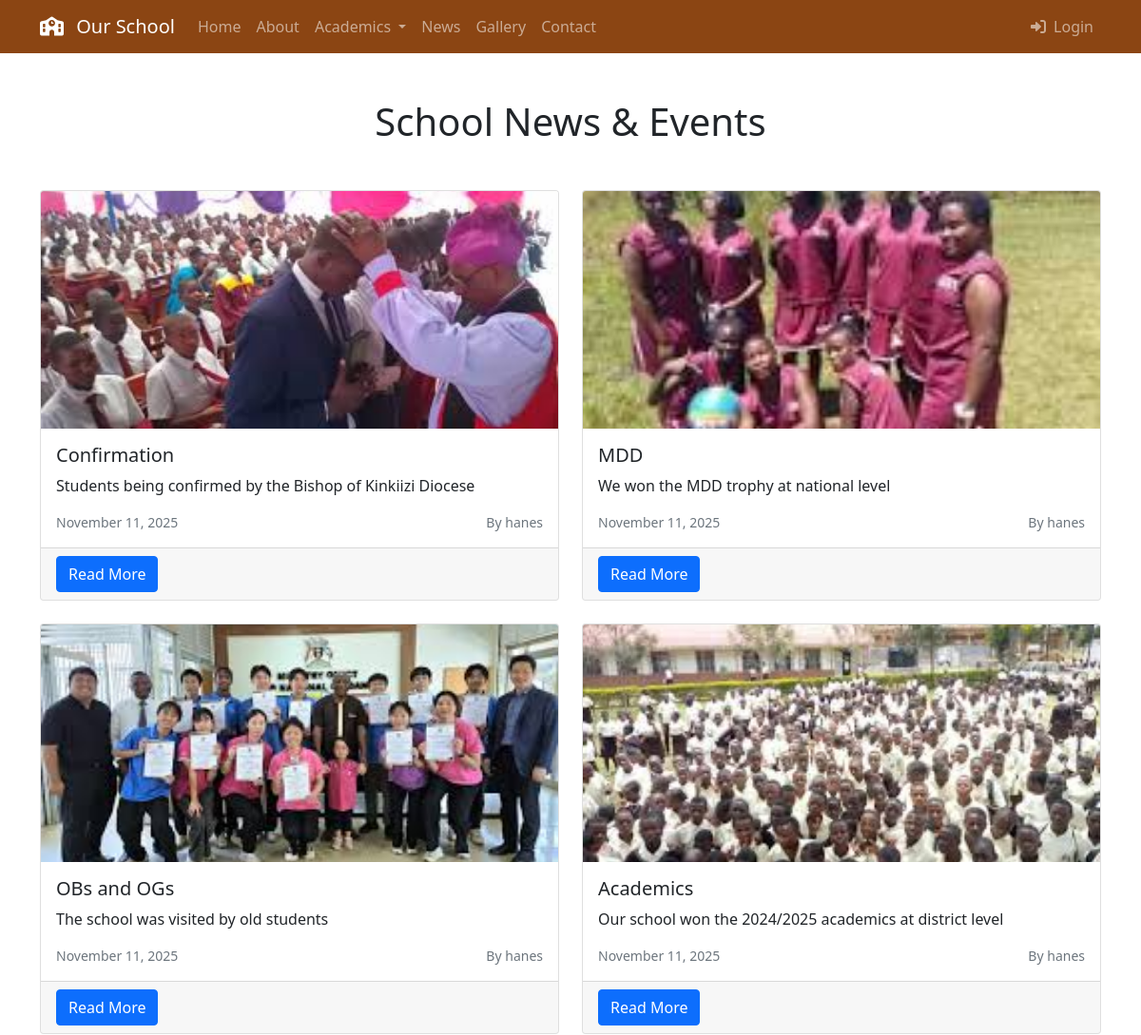
The page /news/ (upper part) on the database as committed earlier.
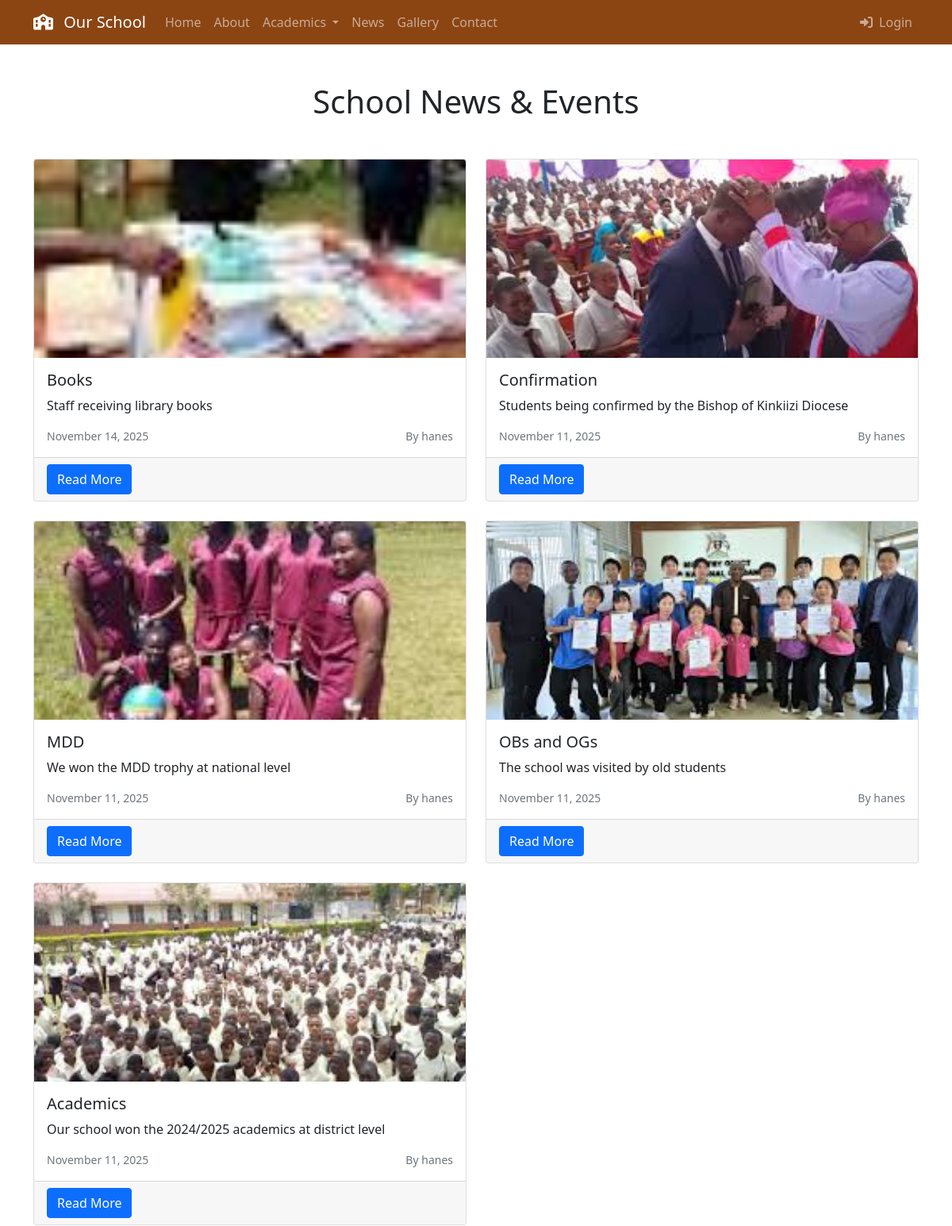
The same page on the database as committed later.
### apps/news/models.py (models this page shows, shortened)
class News(models.Model):
    title = models.CharField(max_length=200)
    content = models.TextField()
    image = models.ImageField(upload_to='news/', blank=True, null=True)
    created_at = models.DateTimeField(auto_now_add=True)
    updated_at = models.DateTimeField(auto_now=True)
    is_published = models.BooleanField(default=True)
    author = models.ForeignKey(User, on_delete=models.CASCADE)
    class Meta:
        verbose_name_plural = "News"
        ordering = ['-created_at']

### apps/news/views.py (the view)
# urls.py: path('', NewsListView.as_view(), name='news_list'),
class NewsListView(ListView):
    model = News
    template_name = 'news/list.html'
    context_object_name = 'news_list'
    paginate_by = 6
    def get_queryset(self):
        return News.objects.filter(is_published=True)

### apps/contact/context_processors.py (called while the page is built)
def site_context(request):
    return {
        'contact_info': ContactInfo.objects.first(),
        'site_settings': SiteSettings.objects.first(),
    }

### templates/news/list.html (shortened to what this page needs)
{% extends "base.html" %}
{% block content %}
<div class="container py-5">
    <h1 class="text-center mb-5">School News & Events</h1>
    <div class="row">
        {% for news in news_list %}
        <div class="col-lg-6 mb-4">
            <div class="card h-100">
                {% if news.image %}
                <img src="{{ news.image.url }}" class="card-img-top" alt="{{ news.title }}" style="height: 250px; object-fit: cover;">
                {% endif %}
                <div class="card-body">
                    <h5 class="card-title">{{ news.title }}</h5>
                    <p class="card-text">{{ news.content|truncatewords:30 }}</p>
                    <div class="d-flex justify-content-between align-items-center">
                        <small class="text-muted">{{ news.created_at|date:"F d, Y" }}</small>
                        <small class="text-muted">By {{ news.author.get_full_name|default:news.author.username }}</small>
                    </div>
                </div>
                <div class="card-footer">
                    <a href="{% url 'news_detail' news.pk %}" class="btn btn-primary">Read More</a>
                </div>
            </div>
        </div>
        {% endfor %}
    </div>
</div>
{% endblock %}

Rows that differ between the two databases and show on the page:
added News: image (picture), title "Books", content "Staff receiving library books", created_at "November 14, 2025", author.get_full_name "hanes"
